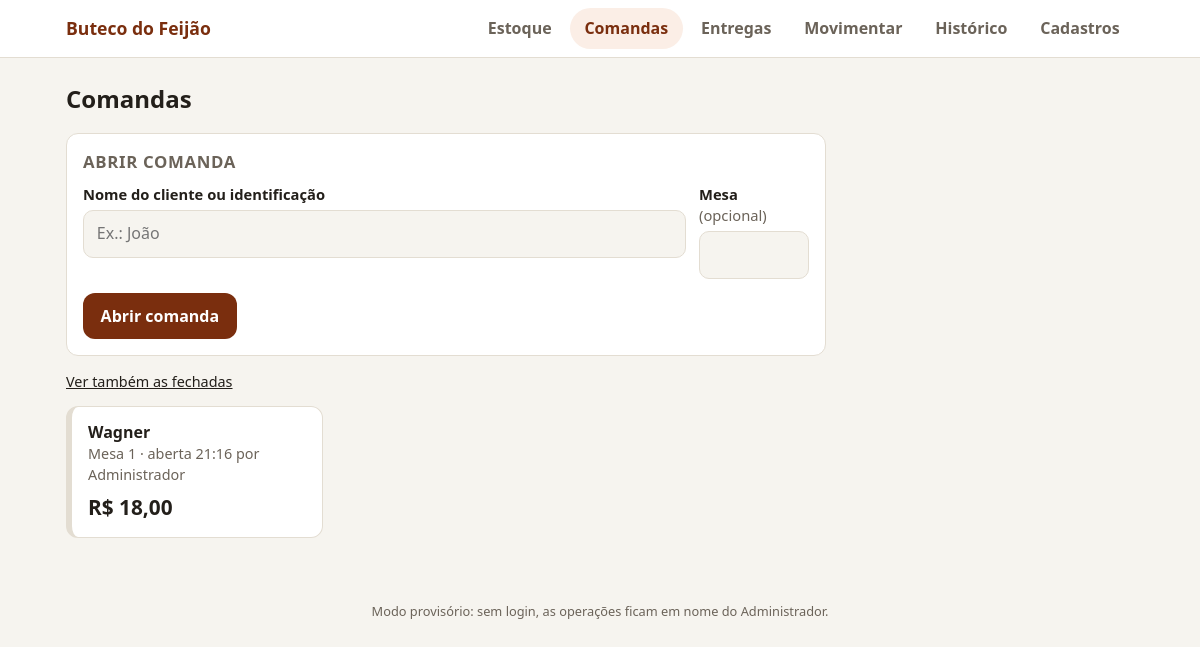
Screenshot of /comandas with the database file from the repository.
### tables this page shows
CREATE TABLE comanda (
    id            INTEGER PRIMARY KEY,
    identificacao TEXT NOT NULL,                   -- nome do cliente ou identificação
    mesa          INTEGER CHECK (mesa IS NULL OR mesa >= 1),
    status        TEXT NOT NULL DEFAULT 'aberta' CHECK (status IN ('aberta', 'fechada', 'cancelada')),
    aberta_por    INTEGER NOT NULL REFERENCES usuario (id),
    aberta_em     TEXT NOT NULL DEFAULT (datetime('now', 'localtime')),
    fechada_em    TEXT,
    turno_data    TEXT NOT NULL DEFAULT (date('now', 'localtime', '-6 hours'))   -- dia operacional
);

CREATE TABLE usuario (
    id         INTEGER PRIMARY KEY,
    nome       TEXT NOT NULL,
    login      TEXT NOT NULL UNIQUE,
    senha_hash TEXT NOT NULL,            -- NUNCA guardar a senha pura
    perfil_id  INTEGER NOT NULL REFERENCES perfil (id),
    ativo      INTEGER NOT NULL DEFAULT 1 CHECK (ativo IN (0, 1))
);

### app.py (the view, shortened to what this page needs)
@app.route("/comandas", methods=["GET", "POST"])
def comandas():
    c = con()
    ver = request.args.get("ver", "abertas")
    lista = pedidos.listar_comandas(c, "aberta" if ver == "abertas" else None)
    return render_template("comandas.html", lista=lista, ver=ver)

### app.py (called while the page is built)
def con():
    if "con" not in g:
        g.con = bd.conectar()
    return g.con

@app.teardown_appcontext
def fechar_conexao(_erro):
    c = g.pop("con", None)
    if c is not None:
        c.close()

@app.template_filter("moeda")
def moeda(valor):
    if valor is None:
        return "–"
    return "R$ " + f"{valor:,.2f}".replace(",", "X").replace(".", ",").replace("X", ".")

### bd.py (called while the page is built, shortened)
def aplicar_migracoes(con):
    atual = con.execute("PRAGMA user_version").fetchone()[0]
    for arquivo in sorted(PASTA_MIGRACOES.glob("[0-9][0-9][0-9]_*.sql")):
        numero = int(arquivo.name[:3])
        if numero <= atual:
            continue

def conectar():
    if not ARQUIVO_BANCO.exists():
        criar_banco()
    con = sqlite3.connect(ARQUIVO_BANCO)
    con.row_factory = sqlite3.Row            # permite usar linha["nome"] em vez de linha[0]
    aplicar_migracoes(con)                   # atualiza bancos antigos (não faz nada se já estiver em dia)
    con.execute("PRAGMA foreign_keys = ON")  # tem que ser ligado a cada conexão
    return con

### pedidos.py (called while the page is built)
def listar_comandas(con, status="aberta"):
    sql = """SELECT c.*, u.nome AS aberta_por_nome,
                    (SELECT COUNT(*) FROM pedido_item WHERE comanda_id = c.id AND status = 'pedido') AS pendentes,
                    (SELECT COALESCE(SUM(quantidade * preco_unitario), 0) FROM pedido_item
                      WHERE comanda_id = c.id AND status <> 'cancelado') AS total
             FROM comanda c JOIN usuario u ON u.id = c.aberta_por"""
    if status:
        return con.execute(sql + " WHERE c.status = ? ORDER BY c.id DESC", (status,)).fetchall()
    return con.execute(sql + " ORDER BY c.id DESC LIMIT 100").fetchall()

### templates/comandas.html (shortened to what this page needs)
{% extends "base.html" %}
{% block conteudo %}
<div class="titulo-linha"><h1>Comandas</h1></div>
<form method="post" class="form form-larga">
  <h2>Abrir comanda</h2>
  <div class="linha">
    <div class="campo">
      <label for="identificacao">Nome do cliente ou identificação</label>
      <input type="text" id="identificacao" name="identificacao" required autocomplete="off" placeholder="Ex.: João">
    </div>
    <div class="campo campo-curto">
      <label for="mesa">Mesa <span class="opc">(opcional)</span></label>
      <input type="text" id="mesa" name="mesa" inputmode="numeric" pattern="[0-9]*" autocomplete="off">
    </div>
  </div>
  <button class="botao" type="submit">Abrir comanda</button>
</form>
<p class="filtro-linha">
  <a href="{{ url_for('comandas', ver=('todas' if ver == 'abertas' else 'abertas')) }}">{{ 'Ver também as fechadas' if ver == 'abertas' else 'Ver só as abertas' }}</a>
</p>
<div class="cards">
  {% for c in lista %}
  <a class="card card-link {{ 'card-baixo' if c.pendentes }} {{ 'card-fechada' if c.status != 'aberta' }}" href="{{ url_for('comanda', comanda_id=c.id) }}">
    <div class="card-topo">
      <h3>{{ c.identificacao }}</h3>
    </div>
    <p class="detalhe">{% if c.mesa %}Mesa {{ c.mesa }} · {% endif %}aberta {{ c.aberta_em[11:16] }} por {{ c.aberta_por_nome }}</p>
    <p class="total">{{ c.total|moeda }}</p>
  </a>
  {% endfor %}
</div>
{% endblock %}

### static/style.css (style rules this page uses)
:root { --bg: #f6f4ef; --surface: #ffffff; --texto: #231f1a; --suave: #6b6359; --borda: #e3ddd2; --marca: #7a2e0e; --marca-fundo: #fbeee6; --ok: #1f6b3a; --ok-fundo: #e5f4ea; --aviso: #8a5a00; --aviso-fundo: #fdf1d6; --erro: #a3261c; --erro-fundo: #fbe5e2; --raio: 12px; }
* { box-sizing: border-box; }
body { margin: 0; background: var(--bg); color: var(--texto); font: 16px/1.45 system-ui, -apple-system, "Segoe UI", Roboto, sans-serif; }
h1 { font-size: 1.5rem; margin: 0; }
h2 { font-size: 1.05rem; margin: 0 0 .6rem; color: var(--suave); text-transform: uppercase; letter-spacing: .04em; }
h3 { font-size: 1rem; margin: 0; }
a { color: inherit; }
.titulo-linha { display: flex; justify-content: space-between; align-items: center; gap: 1rem; margin: .5rem 0 1rem; flex-wrap: wrap; }
.botao { display: inline-block; background: var(--marca); color: #fff; border: 0; border-radius: var(--raio); padding: .7rem 1.1rem; font: inherit; font-weight: 700; text-decoration: none; cursor: pointer; min-height: 44px; }
.cards { display: grid; gap: .8rem; grid-template-columns: repeat(auto-fill, minmax(250px, 1fr)); }
.card { background: var(--surface); border: 1px solid var(--borda); border-radius: var(--raio); padding: .9rem 1rem; border-left-width: 6px; }
.card-topo { display: flex; justify-content: space-between; gap: .5rem; align-items: flex-start; }
.detalhe { margin: 0; font-size: .9rem; color: var(--suave); }
.form { background: var(--surface); border: 1px solid var(--borda); border-radius: var(--raio); padding: 1rem; max-width: 640px; margin-top: 1rem; }
.campo { margin-bottom: .9rem; flex: 1; min-width: 0; }
.linha { display: flex; gap: .8rem; flex-wrap: wrap; }
.linha .campo { min-width: 180px; }
label, legend { font-weight: 700; font-size: .92rem; display: block; margin-bottom: .3rem; }
.opc { font-weight: 400; color: var(--suave); }
input[type=text], select { width: 100%; font: inherit; padding: .7rem .8rem; min-height: 48px; border-radius: 10px; border: 1px solid var(--borda); background: var(--bg); color: var(--texto); }
.filtro-linha { margin: 0 0 .8rem; font-size: .9rem; }
.form-larga { max-width: 760px; margin-bottom: 1rem; }
.campo-curto { flex: 0 0 110px; min-width: 90px !important; }
.card-link { display: block; text-decoration: none; color: inherit; }
.total { margin: .4rem 0 0; font-size: 1.3rem; font-weight: 800; }

### rows the page displays
comanda: identificacao "Wagner", mesa "1", aberta_em "21:16", aberta_por_nome "Administrador", total|moeda "R$ 18,00"

### other values shown
{{ 'Ver também as fechadas' if ver == 'abertas' else 'Ver só as abertas' }} "Ver também as fechadas"
